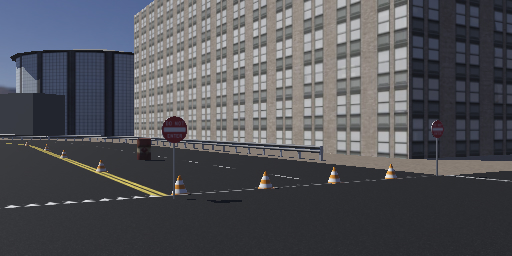
#> input picture Webots/vehicles/controllers/stereo_AV_controller/left.jpg, 512 x 256 px
$ jupyter execute --allow-errors point_cloud_test.ipynb   (shell and % lines are left out)
#> lines starting #> are read from the running program, lines starting #| are printed output that depends on the picture
[cell 1]
# requires OpenCV (cv2) and pptk to process & render point clouds


import numpy as np
import numpy.matlib
import matplotlib.pyplot as plt
# from matplotlib import use
# use("Qt5Agg")
from mpl_toolkits.mplot3d import Axes3D # <--- This is important for 3d plotting
import pandas as pd
import cv2
import pptk
# from pyntcloud import PyntCloud
# import pyvista as pv
# import pyntcloud

[cell 2]
imgL = cv2.imread('left.jpg',0)
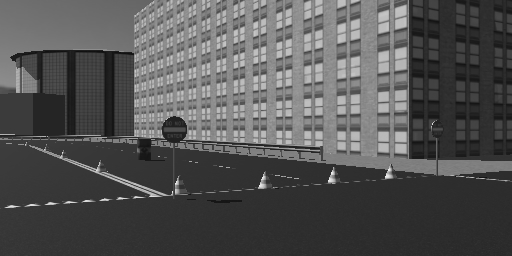
#> imgL: shape (256, 512); min 15, max 238, mean 84
imgL_color = cv2.imread('left.jpg',cv2.IMREAD_UNCHANGED)
#> imgL_color is the input picture: shape (256, 512, 3); mean B, G, R 88.7, 83.7, 83
imgR = cv2.imread('right.jpg',0)
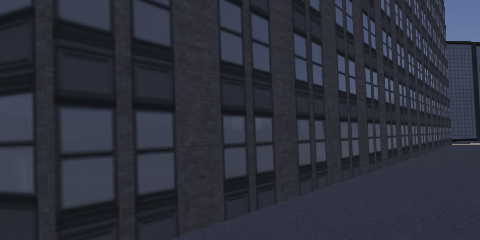
#> input picture Webots/vehicles/controllers/stereo_AV_controller/right.jpg, 480 x 240 px
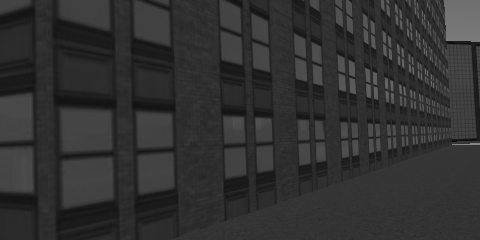
#> imgR: shape (240, 480); min 14, max 133, mean 49.2
disp_webots = cv2.imread('disp.jpg',0)
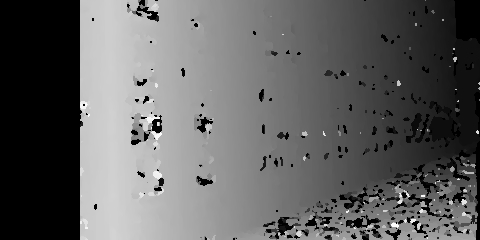
#> input picture Webots/vehicles/controllers/stereo_AV_controller/disp.jpg, 480 x 240 px
#> disp_webots is the input picture: shape (240, 480); min 0, max 254, mean 97.5

# stereo = cv2.StereoSGBM_create(numDisparities=256, blockSize=11)
# stereo = cv2.StereoSGBM_create(numDisparities=16*4, blockSize=(1+2*7))
stereo = cv2.StereoBM_create(numDisparities=16*13, blockSize=(1+2*5))
# stereo.setPreFilterType(1)
#> (the rest of this cell did not finish here and is left out)

[cell 3]
b = 0.8
# f = 439.317053211
f = 1874.4194270335508
height = imgL.shape[0]
#> height = 256
width = imgL.shape[1]
#> width = 512
# zs = b * f * np.reciprocal(np.ma.masked_less_equal(disparity, 0).astype(np.float32))
#> (the rest of this cell did not finish here and is left out)
